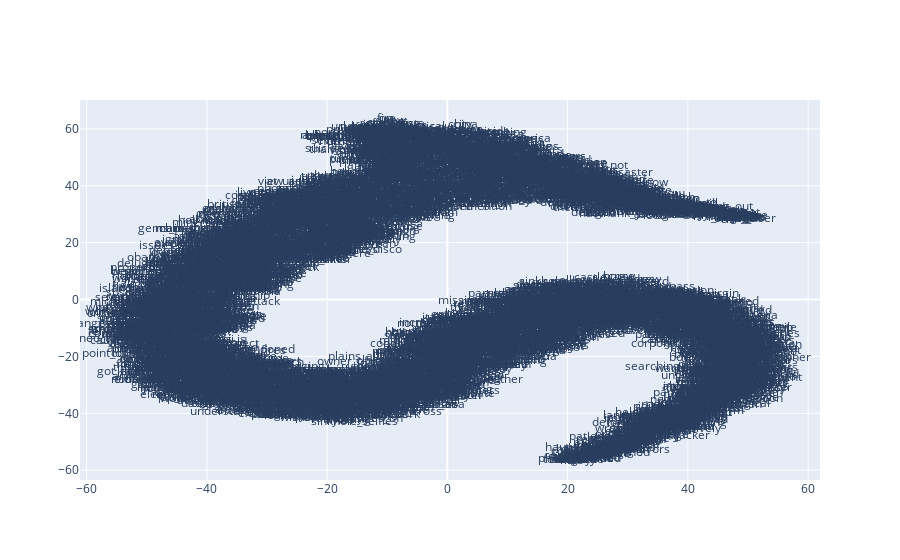

Here is the notebook cell this chart was saved with:
### Code cell
x_vals, y_vals, labels = reduce_dimensions(model_ui_sg)
plot_function(x_vals, y_vals, labels)

### Figure 1 — Plotly figure (JSON) as saved in the notebook; plotly's stock layout.template omitted (floating-point values rounded to 4 significant figures; data arrays with more than 128 entries replaced by an {"elided": "..."} marker saying what was removed)
{"data": [{"mode": "text", "text": {"elided": "5835 str values"}, "type": "scatter", "x": {"elided": "5835 float values"}, "y": {"elided": "5835 float values"}}], "layout": {}}
